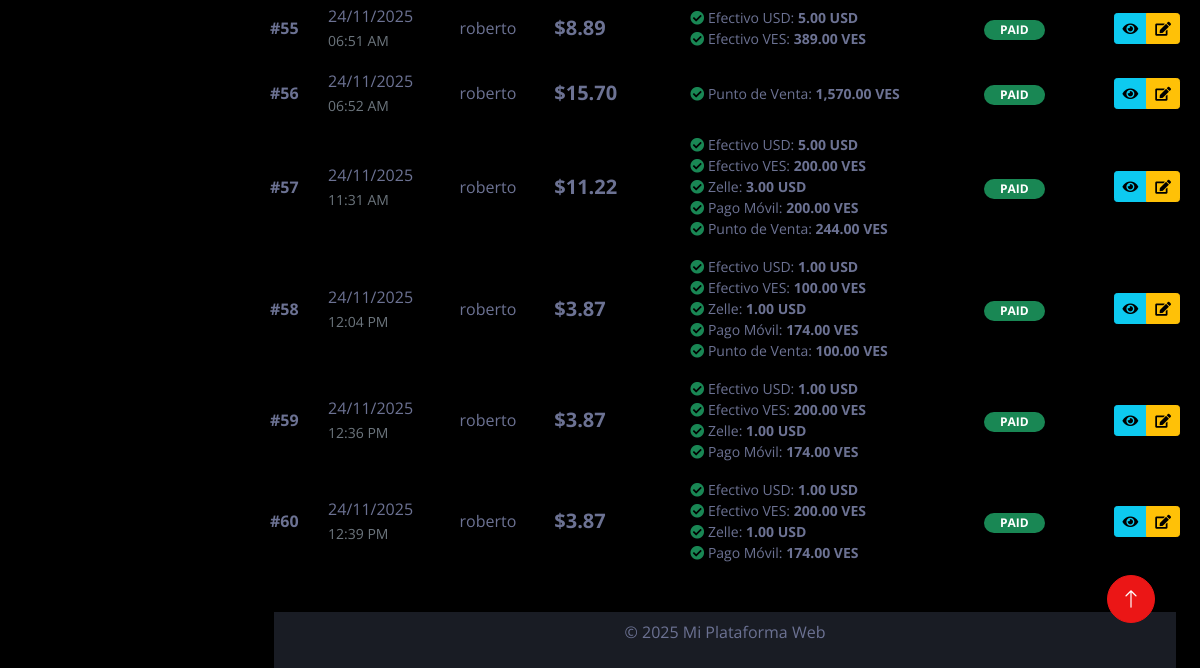
The page /admin/ventas.php (signed in, lower part) on the database as committed earlier.
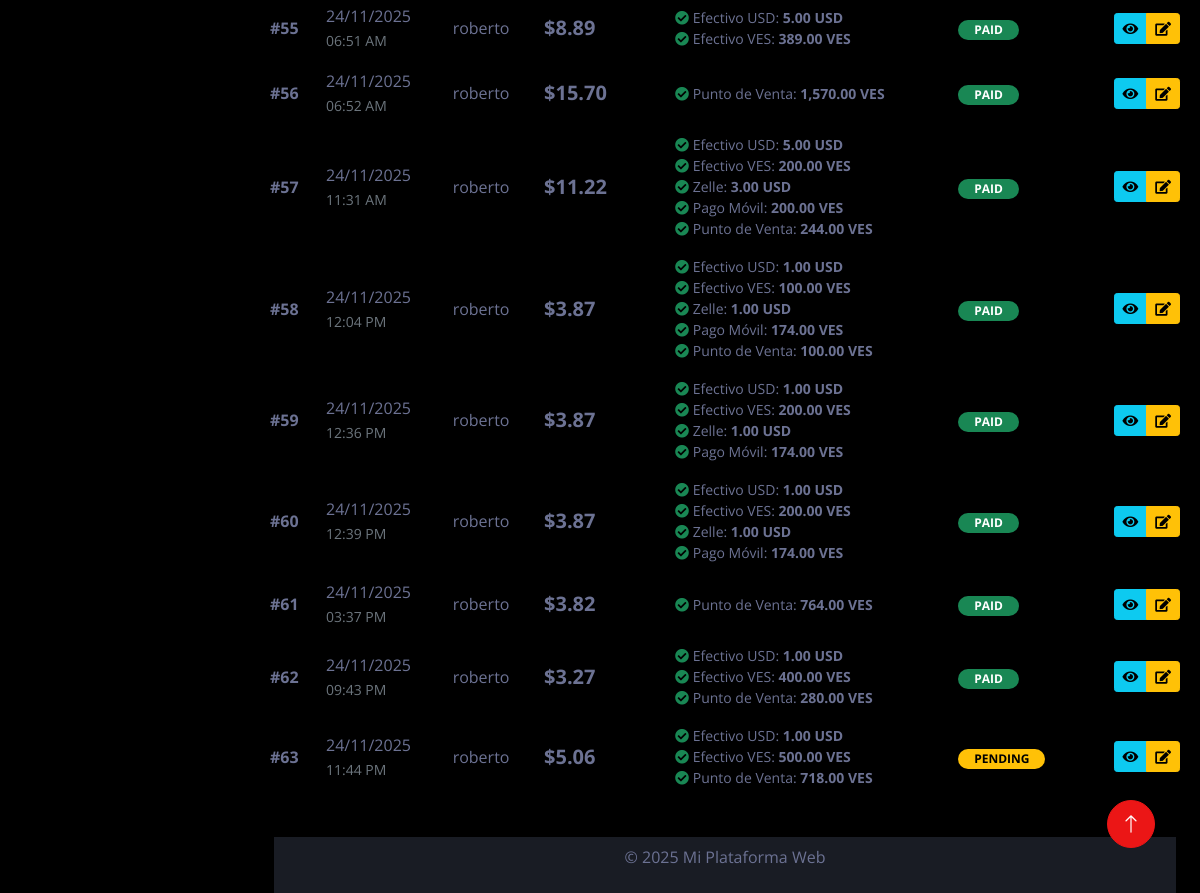
The same page on the database as committed later.
### tables this page shows
CREATE TABLE `orders` (
  `id` int(11) NOT NULL,
  `user_id` int(11) NOT NULL,
  `total_price` decimal(10,2) NOT NULL,
  `status` enum('pending','paid','shipped','delivered','cancelled') DEFAULT 'pending',
  `shipping_address` text NOT NULL,
  `shipping_method` varchar(100) DEFAULT NULL,
  `tracking_number` varchar(100) DEFAULT NULL,
  `created_at` timestamp NULL DEFAULT current_timestamp(),
  `updated_at` timestamp NULL DEFAULT NULL ON UPDATE current_timestamp()
);

CREATE TABLE `users` (
  `id` int(11) NOT NULL,
  `name` varchar(100) NOT NULL,
  `email` varchar(150) NOT NULL,
  `password` varchar(255) NOT NULL,
  `phone` varchar(20) NOT NULL,
  `document_id` varchar(50) NOT NULL,
  `address` text NOT NULL,
  `role` enum('admin','user') NOT NULL DEFAULT 'user',
  `profile_pic` varchar(255) DEFAULT 'default.jpg',
  `balance` decimal(10,2) DEFAULT 0.00,
  `reset_token` varchar(255) DEFAULT NULL,
  `token_expiry` datetime DEFAULT NULL,
  `created_at` timestamp NULL DEFAULT current_timestamp(),
  `updated_at` timestamp NULL DEFAULT current_timestamp() ON UPDATE current_timestamp()
);

CREATE TABLE `transactions` (
  `id` int(11) NOT NULL,
  `cash_session_id` int(11) NOT NULL,
  `type` enum('income','expense') NOT NULL,
  `amount` decimal(12,2) NOT NULL,
  `currency` enum('USD','VES') NOT NULL,
  `exchange_rate` decimal(10,2) NOT NULL DEFAULT 1.00,
  `amount_usd_ref` decimal(12,2) NOT NULL DEFAULT 0.00,
  `payment_method_id` int(11) NOT NULL,
  `reference_type` enum('order','purchase','adjustment') DEFAULT NULL,
  `reference_id` int(11) DEFAULT NULL,
  `description` text DEFAULT NULL,
  `created_by` int(11) NOT NULL,
  `created_at` timestamp NULL DEFAULT current_timestamp()
);

CREATE TABLE `payment_methods` (
  `id` int(11) NOT NULL,
  `name` varchar(50) NOT NULL,
  `currency` enum('USD','VES') NOT NULL,
  `type` enum('cash','bank','digital') NOT NULL DEFAULT 'cash',
  `is_active` tinyint(1) DEFAULT 1
);

### funciones/conexion.php (called while the page is built, shortened)
<?php
class Database
{
    private static $connection = null;
    public static function getConnection()
    {
        if (self::$connection === null) {
            try {
                $host     = $_ENV['DB_HOST'] ?? 'localhost';
                $dbname   = $_ENV['DB_NAME'] ?? 'minimarket';
                $username = $_ENV['DB_USER'] ?? 'root';
                $password = $_ENV['DB_PASSWORD'] ?? '';
                $port     = $_ENV['DB_PORT'] ?? '3306';
                $options = [
                    PDO::ATTR_ERRMODE            => PDO::ERRMODE_EXCEPTION,
                    PDO::ATTR_DEFAULT_FETCH_MODE => PDO::FETCH_ASSOC,
                    PDO::ATTR_EMULATE_PREPARES   => false,
                ];
                self::$connection = new PDO(
                    "mysql:host=$host;port=$port;dbname=$dbname;charset=utf8mb4",
                    $username,
                    $password,
                    $options
                );
            } catch (PDOException $e) {
                error_log("Error de conexión: " . $e->getMessage());
                die("<h3>Error de conexión.</h3><p>Verifica tu archivo .env y los logs del servidor.</p>");
            }
        }
        return self::$connection;
    }
}
?>

### templates/autoload.php (called while the page is built, shortened)
<?php
require_once '../funciones/conexion.php';
$db = Database::getConnection();
require_once '../funciones/OrderManager.php';
$orderManager = new OrderManager($db);

### funciones/OrderManager.php (called while the page is built, shortened)
<?php
class OrderManager {
    private $db;
    public function __construct($db) {
        $this->db = Database::getConnection();
    }
    public function getOrdersBySearchAndFilter($search = '', $filter = '') {
        $sql = "SELECT orders.*, users.name AS customer_name FROM orders JOIN users ON orders.user_id = users.id WHERE 1";
        $stmt = $this->db->prepare($sql);
        $stmt->execute();
        return $stmt->fetchAll(PDO::FETCH_ASSOC);
    }
}
?>

### admin/ventas.php (the view, shortened to what the changed rows need)
<?php
require_once '../templates/autoload.php';
require_once '../templates/header.php';
$search = $_GET['search'] ?? '';
$filter = $_GET['filter'] ?? '';
$ventas = $orderManager->getOrdersBySearchAndFilter($search, $filter);
?>
<div class="container mt-5">
    <div class="table-responsive">
        <table class="table table-striped table-hover align-middle">
            <tbody>
                <?php if (!empty($ventas)): ?>
                    <?php foreach ($ventas as $venta): ?>
                        <?php
                            $badgeClass = match($venta['status']) {
                                'paid', 'delivered' => 'bg-success',
                                'pending' => 'bg-warning text-dark',
                                'cancelled' => 'bg-danger',
                                default => 'bg-secondary'
                            };
                            $stmt = $db->prepare("SELECT pm.name, t.amount, t.currency
                                                  FROM transactions t
                                                  JOIN payment_methods pm ON t.payment_method_id = pm.id
                                                  WHERE t.reference_type = 'order'
                                                  AND t.reference_id = ?
                                                  AND t.type = 'income'");
                            $stmt->execute([$venta['id']]);
                            $pagos = $stmt->fetchAll(PDO::FETCH_ASSOC);
                        ?>
                        <tr>
                            <td class="fw-bold">#<?= htmlspecialchars($venta['id']) ?></td>
                            <td>
                                <?= date('d/m/Y', strtotime($venta['created_at'])) ?><br>
                                <small class="text-muted"><?= date('h:i A', strtotime($venta['created_at'])) ?></small>
                            </td>
                            <td><?= htmlspecialchars($venta['customer_name'] ?? 'Cliente General') ?></td>
                            <td class="fw-bold fs-5">$<?= number_format($venta['total_price'], 2) ?></td>
                            <td>
                                <?php if (empty($pagos)): ?>
                                    <span class="text-muted small">Sin registro contable</span>
                                <?php else: ?>
                                    <ul class="list-unstyled mb-0 small">
                                        <?php foreach($pagos as $pago): ?>
                                            <li>
                                                <i class="fa fa-check-circle text-success"></i>
                                                <?= $pago['name'] ?>:
                                                <strong><?= number_format($pago['amount'], 2) ?> <?= $pago['currency'] ?></strong>
                                            </li>
                                        <?php endforeach; ?>
                                    </ul>
                                <?php endif; ?>
                            </td>
                            <td>
                                <span class="badge <?= $badgeClass ?> rounded-pill px-3">
                                    <?= strtoupper($venta['status']) ?>
                                </span>
                            </td>
                            <td class="text-end">
                                <div class="btn-group">
                                    <a href="ver_venta.php?id=<?= $venta['id'] ?>" class="btn btn-sm btn-info" title="Ver Detalles">
                                        <i class="fa fa-eye"></i>
                                    </a>
                                    <a href="editar_venta.php?id=<?= $venta['id'] ?>" class="btn btn-sm btn-warning" title="Editar Estado">
                                        <i class="fa fa-edit"></i>
                                    </a>
                                </div>
                            </td>
                        </tr>
                    <?php endforeach; ?>
                <?php endif; ?>
            </tbody>
        </table>
    </div>
</div>
<?php require_once '../templates/footer.php'; ?>

Rows that differ between the two databases and show on the page:
added orders: id "61", created_at "24/11/2025", created_at "03:37 PM", user.name "roberto", total_price "3.82", status "PAID"
added transactions: payment_method.name "Punto de Venta", amount "764.00", currency "VES", shown under "61"
added orders: id "62", created_at "24/11/2025", created_at "09:43 PM", user.name "roberto", total_price "3.27", status "PAID", transactions (payment_method.name "Efectivo USD", amount "1.00", currency "USD")
added transactions: payment_method.name "Efectivo VES", amount "400.00", currency "VES", shown under "62"
added transactions: payment_method.name "Punto de Venta", amount "280.00", currency "VES", shown under "62"
added orders: id "63", created_at "24/11/2025", created_at "11:44 PM", user.name "roberto", total_price "5.06", status "PENDING", transactions (payment_method.name "Efectivo USD", amount "1.00", currency "USD")
added transactions: payment_method.name "Efectivo VES", amount "500.00", currency "VES", shown under "63"
added transactions: payment_method.name "Punto de Venta", amount "718.00", currency "VES", shown under "63"
